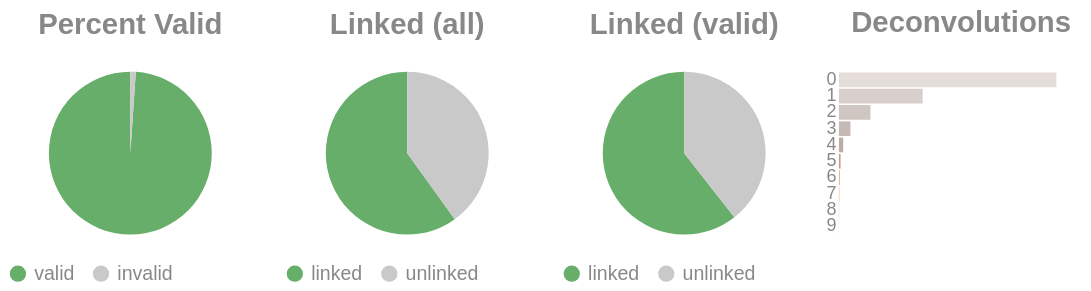

Notebook source saved alongside this figure:
### Code cell
if SKIPLR:
    pass
else:
    clash = Counter()
    for i in valids['molecule'].to_list():
        _mol = i.split("-")
        if len(_mol) == 1:
            clash.update('0')
        else:
            clash.update(_mol[-1])

    _d = {"deconvolutions": [], 'count': []}
    for k,v in clash.items():
        _d['deconvolutions'].append(k)
        _d['count'].append(v)

    tot_valid = valids['reads'].sum()
    mask = valids['reads'] >= 2
    n_linked_reads = valids.filter(mask)['reads'].sum()
    if n_linked_reads == 0:
        print_html("No linked molecules (>=2 reads) were detected; skipping linked-only distributions.")
        SKIPLR = True
    else:
        perc_valid = round(tot_valid / n_reads, 4)
        linked_perc_abs = round(n_linked_reads / n_reads, 4)
        linked_perc = round(n_linked_reads / tot_valid, 4)

    _valid = pl.DataFrame({"valids": ['valid', 'invalid'], "count": [tot_valid, n_reads - tot_valid]})
    _linked_abs = pl.DataFrame({"linked (absolute)": ['linked', 'unlinked'], "count": [n_linked_reads, n_reads - n_linked_reads]})
    _linked_rel = pl.DataFrame({"linked (valids)": ['linked', 'unlinked'], "count": [n_linked_reads, tot_valid - n_linked_reads]})

    (
        alt.hconcat(
            piechart(_valid, goodval = 'valid', title = "Percent Valid"),
            piechart(_linked_abs, goodval = "linked", title =  "Linked (all)"),
            piechart(_linked_rel, goodval = "linked", title =  "Linked (valid)"),
            convolutionbar(pl.DataFrame(_d), title = "Deconvolutions"),
            center = True,
            bounds = 'flush'
        )
        .resolve_scale(color='independent')
        .resolve_legend('independent')
        .properties(usermeta={'embedOptions': {"actions": False}})
    ).display()

### Figure 1 — Vega-Lite specification as saved in the notebook (floating-point values rounded to 4 significant figures)
{"width": "container", "height": 400, "config": {"title": {"anchor": "start", "dy": -15, "fontSize": 18, "color": "#888888", "subtitleColor": "#888888", "subtitleFontSize": 14}, "arc": {"fill": "#0072B2"}, "axis": {"domainColor": "#888888", "domainWidth": 0.5, "gridWidth": 0.2, "grid": false, "titleFontWeight": 400, "titleFontSize": 15, "labelFontSize": 11, "labelColor": "#888888", "tickColor": "#888888", "tickWidth": 0.2, "titleColor": "#888888"}, "axisBand": {"grid": false}, "axisX": {"grid": true, "tickSize": 10, "domainCap": "round"}, "axisY": {"domain": false, "grid": true, "tickSize": 0, "domainCap": "round"}, "background": "transparent", "header": {"labelFontSize": 15, "labelColor": "#888888", "titleFontSize": 15, "titleFontWeight": 600, "titleColor": "#888888"}, "legend": {"labelFont": "sans-serif", "labelFontSize": 12, "labelColor": "#888888", "symbolSize": 100, "symbolType": "circle", "titleFontSize": 12, "titlePadding": 10, "titleColor": "#888888", "title": null}, "range": {"category": ["#E69F00", "#56B4E9", "#009E73", "#F0E442", "#0072B2", "#D55E00", "#CC79A7", "#000000"], "diverging": ["#cfe8f3", "#a2d4ec", "#73bfe2", "#46abdb", "#1696d2", "#12719e"]}, "area": {"fill": "#0072B2", "fillOpacity": 0.7, "line": true, "strokeOpacity": 0.7}, "line": {"color": "#0072B2", "stroke": "#0072B2", "strokeWidth": 2}, "trail": {"color": "#0072B2", "stroke": "#0072B2", "strokeWidth": 0, "size": 1}, "point": {"filled": true, "fillOpacity": 1.0, "size": 95}, "text": {"color": "#888888", "fontSize": 11, "align": "right", "fontWeight": 400, "size": 11}, "bar": {"fill": "#0072B2", "stroke": null}, "view": {"stroke": null, "continuousWidth": 660, "continuousHeight": 400}}, "hconcat": [{"data": {"name": "data-a73a02c5cea9ac1a245b65e484ef7dd5"}, "mark": {"type": "arc"}, "encoding": {"color": {"field": "valids", "legend": {"orient": "bottom", "title": null}, "scale": {"domain": ["valid", "invalid"], "range": ["#68ae6b", "#C9C9C9"]}, "title": "Valids", "type": "nominal"}, "theta": {"field": "count", "type": "quantitative"}, "tooltip": [{"field": "valids", "title": "Valids", "type": "ordinal"}, {"field": "percent", "format": ".2%", "title": "Percent", "type": "quantitative"}, {"field": "count", "title": "Count", "type": "quantitative"}]}, "height": 100, "title": {"text": "Percent Valid", "align": "center", "anchor": "middle"}, "transform": [{"calculate": "datum.count / 4377169", "as": "percent"}], "width": 150}, {"data": {"name": "data-cac79004bdb4b8b9b55450de721513ff"}, "mark": {"type": "arc"}, "encoding": {"color": {"field": "linked (absolute)", "legend": {"orient": "bottom", "title": null}, "scale": {"domain": ["linked", "unlinked"], "range": ["#68ae6b", "#C9C9C9"]}, "title": "Linked (Absolute)", "type": "nominal"}, "theta": {"field": "count", "type": "quantitative"}, "tooltip": [{"field": "linked (absolute)", "title": "Linked (Absolute)", "type": "ordinal"}, {"field": "percent", "format": ".2%", "title": "Percent", "type": "quantitative"}, {"field": "count", "title": "Count", "type": "quantitative"}]}, "height": 100, "title": {"text": "Linked (all)", "align": "center", "anchor": "middle"}, "transform": [{"calculate": "datum.count / 4377169", "as": "percent"}], "width": 150}, {"data": {"name": "data-152b56b431de9b2d75ab39db0e877cd6"}, "mark": {"type": "arc"}, "encoding": {"color": {"field": "linked (valids)", "legend": {"orient": "bottom", "title": null}, "scale": {"domain": ["linked", "unlinked"], "range": ["#68ae6b", "#C9C9C9"]}, "title": "Linked (Valids)", "type": "nominal"}, "theta": {"field": "count", "type": "quantitative"}, "tooltip": [{"field": "linked (valids)", "title": "Linked (Valids)", "type": "ordinal"}, {"field": "percent", "format": ".2%", "title": "Percent", "type": "quantitative"}, {"field": "count", "title": "Count", "type": "quantitative"}]}, "height": 100, "title": {"text": "Linked (valid)", "align": "center", "anchor": "middle"}, "transform": [{"calculate": "datum.count / 4330194", "as": "percent"}], "width": 150}, {"data": {"name": "data-9771b984e60f46a841edb6c0e2e9b82b"}, "mark": {"type": "bar"}, "encoding": {"color": {"field": "deconvolutions", "legend": null, "scale": {"scheme": "lightgreyred"}, "type": "nominal"}, "tooltip": [{"field": "deconvolutions", "title": "Deconvolutions", "type": "ordinal"}, {"field": "percent", "format": ".2%", "title": "Percent", "type": "quantitative"}, {"field": "count", "title": "Count", "type": "quantitative"}], "x": {"axis": null, "field": "count", "type": "quantitative"}, "y": {"field": "deconvolutions", "sort": "ascending", "title": null, "type": "nominal"}}, "height": 100, "title": {"text": "Deconvolutions", "align": "center", "anchor": "middle"}, "transform": [{"calculate": "datum.count / 2587341", "as": "percent"}], "width": 150}], "bounds": "flush", "center": true, "resolve": {"legend": {"angle": "independent"}, "scale": {"color": "independent"}}, "usermeta": {"embedOptions": {"actions": false}}, "$schema": "https://vega.github.io/schema/vega-lite/v6.4.1.json", "datasets": {"data-a73a02c5cea9ac1a245b65e484ef7dd5": [{"valids": "valid", "count": 4330194}, {"valids": "invalid", "count": 46975}], "data-cac79004bdb4b8b9b55450de721513ff": [{"linked (absolute)": "linked", "count": 2622678}, {"linked (absolute)": "unlinked", "count": 1754491}], "data-152b56b431de9b2d75ab39db0e877cd6": [{"linked (valids)": "linked", "count": 2622678}, {"linked (valids)": "unlinked", "count": 1707516}], "data-9771b984e60f46a841edb6c0e2e9b82b": [{"deconvolutions": "0", "count": 1601782}, {"deconvolutions": "1", "count": 617173}, {"deconvolutions": "2", "count": 232169}, {"deconvolutions": "3", "count": 84814}, {"deconvolutions": "4", "count": 31332}, {"deconvolutions": "5", "count": 11915}, {"deconvolutions": "6", "count": 4729}, {"deconvolutions": "7", "count": 2019}, {"deconvolutions": "8", "count": 935}, {"deconvolutions": "9", "count": 473}]}}
